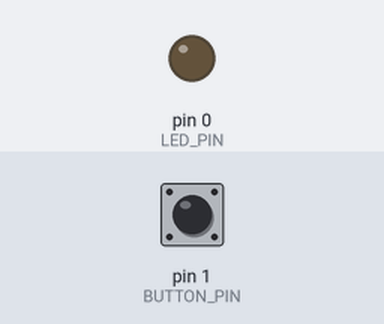
This sketch was run on a simulated Arduino Uno, built with avr-gcc and run on an emulated ATmega328P. On the bench: output pins drawn as LEDs (lit = HIGH). Dashed ring = blinking. The inputs (shaded band) are chosen by the test bench; at power-on: pin 1 (BUTTON_PIN) HIGH.

Above: at 1.2 s.
1.3 s: pin 1 (BUTTON_PIN) pulled LOW for 1 s
At 2.8 s:
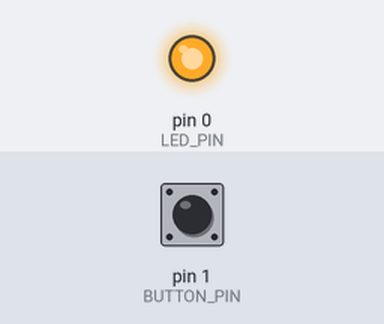
3.8 s: pin 1 (BUTTON_PIN) pulled LOW for 3.2 s
At 4.1 s:
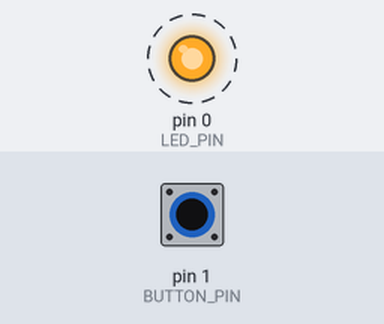
8.5 s: pin 1 (BUTTON_PIN) pulled LOW for 0.25 s
At 10.0 s:
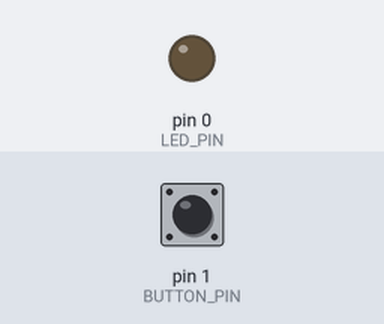
Timing chart, 0 to 11.5 s (numbered marks = the images above; inputs shaded):
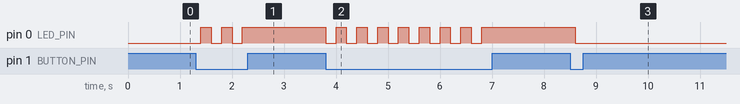

The sketch:

button.ino
```cpp
//Constants
const int BUTTON_PIN = 1;
const int LED_PIN =  0;

//Variables
int buttonState = 0;
int flag=0;


// the setup function runs once when you press reset or power the board
void setup() {
  // initialize digital pin LED_BUILTIN as an output.
  pinMode(LED_PIN, OUTPUT);
  pinMode(BUTTON_PIN, INPUT_PULLUP);
}

// the loop function runs over and over again forever
void loop(){
  //Read button state (pressed or not pressed?)
  buttonState = digitalRead(BUTTON_PIN);

  //If button pressed...
  if (buttonState == LOW) {
    //...ones, turn led on!
    if ( flag == 0){
      digitalWrite(LED_PIN, HIGH);
      flag=1; //change flag variable
    }
    //...twice, turn led off!
    else if ( flag == 1){
      digitalWrite(LED_PIN, LOW);
      flag=0; //change flag variable again
    }
  }
  delay(200); //Small delay

}
```

Measured:
- after the input at 1.3 s, pin 0 (LED_PIN): alternates HIGH for 0.20 s and LOW for 0.20 s, 5 changes in all, then stays HIGH, starting after 0.10 s
- after the input at 3.8 s, pin 0 (LED_PIN): alternates HIGH for 0.20 s and LOW for 0.20 s, 16 changes in all, then stays HIGH, starting at once
- after the input at 8.5 s, pin 0 (LED_PIN): HIGH → LOW after 0.10 s
